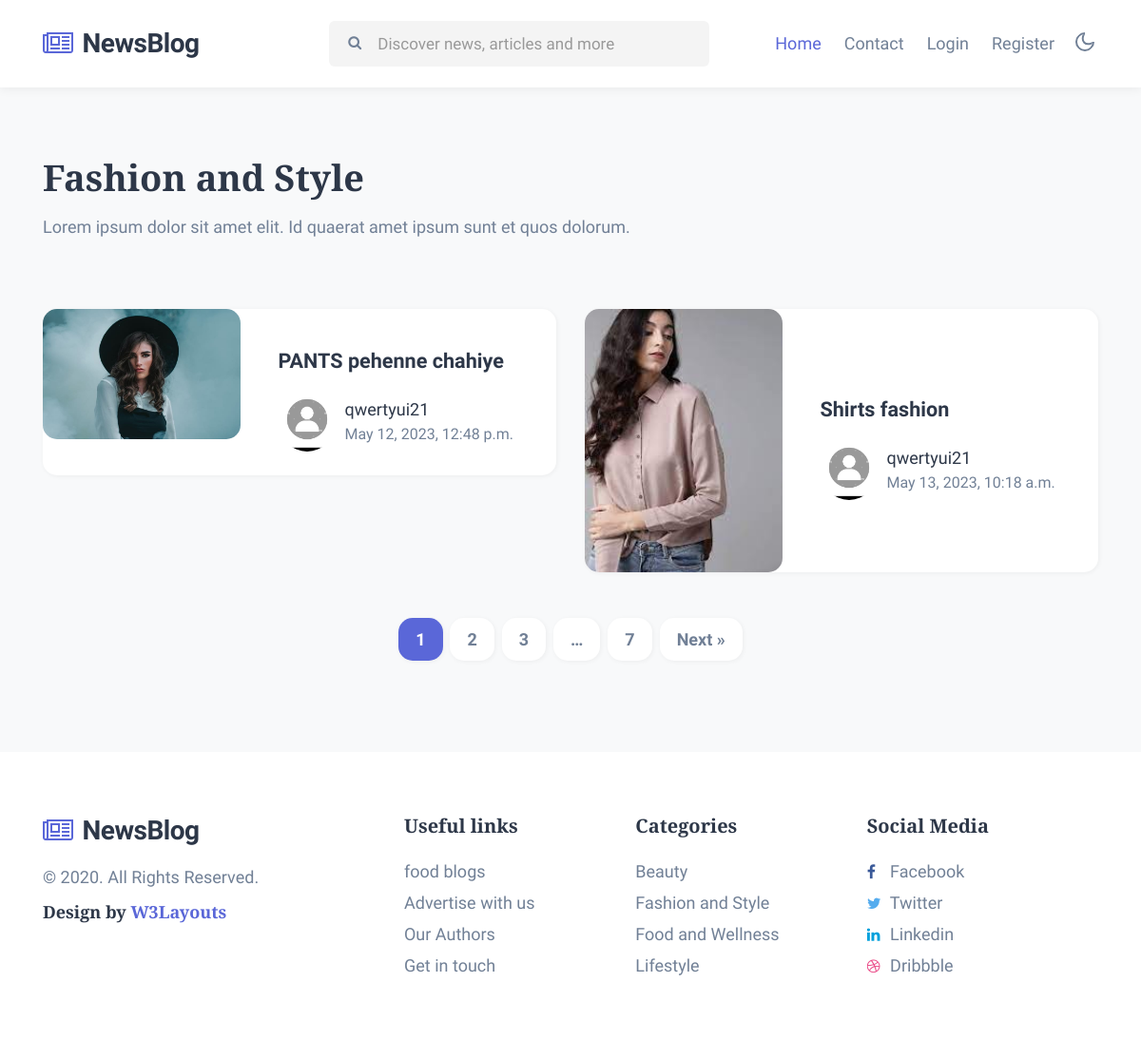
Page /fashion/ on the committed database.
### blogapp/models.py (models this page shows, shortened)
class Blog(models.Model):
    c1 = [('food', 'food'),
          ('lifestyle', 'lifestyle'),
          ('fashion', 'fashion'),
          ('beauty', 'beauty')]
    title = models.CharField(max_length=150)
    des = models.TextField()
    pic = models.FileField(upload_to='blog_photos', default='sad.jpg')
    time = models.DateTimeField(auto_now=True)
    user = models.ForeignKey(User, on_delete= models.CASCADE)
    category = models.CharField(max_length=150, choices=c1)

class User(models.Model):
    v1 = [('Male', 'Male'),
          ('Female', 'Female'),
          ('Others', 'Others')]
    first_name = models.CharField(max_length=150)
    last_name = models.CharField(max_length=150)
    email = models.EmailField(unique=True)
    username = models.CharField(max_length=100, unique=True)
    password = models.CharField(max_length=100)
    gender = models.CharField(max_length=50, choices=v1)
    pic = models.FileField(upload_to='profile_pics', default='sad.png')

### blogapp/views.py (the view)
# urls.py: path('fashion/', fashion, name='fashion'),
def fashion(request):
    l1 = Blog.objects.filter(category = 'fashion')
    try:
        u1 = User.objects.get(email = request.session['email'])
        return render(request, 'fashion.html', {'userdata':u1, 'fashion_blogs': l1})
    except:
        return render(request, 'fashion.html', {'fashion_blogs': l1})

### blogapp/templates/fashion.html
{% extends 'base.html' %}
{% load static %}
{% block content %}
<div class="w3l-homeblock2 py-5">
    <div class="container pt-md-4 pb-md-5">
        <h3 class="category-title mb-3"> Fashion and Style</h3>
        <p class="mb-sm-5 mb-4 max-width">Lorem ipsum dolor sit amet elit. Id quaerat amet ipsum sunt et quos dolorum.</p>
        <div class="row">
            {% for i in fashion_blogs %}
            <div class="col-lg-6 mt-4">
                <div class="bg-clr-white hover-box">
                    <div class="row">
                        <div class="col-sm-5 position-relative">
                            <a href="#blog-single.html" class="image-mobile">
                                <img class="card-img-bottom d-block radius-image-full" src="{{i.pic.url}}" alt="Card image cap">
                            </a>
                        </div>
                        <div class="col-sm-7 card-body blog-details align-self">
                            <a href="{% url 'single_blog' i.id %}" class="blog-desc">{{i.title}}
                            </a>
                            <div class="author align-items-center">
                                <img src="{{i.user.pic.url}}" alt="" class="img-fluid rounded-circle">
                                <ul class="blog-meta">
                                    <li>
                                        <a href="author.html">{{i.user.username}}</a>
                                    </li>
                                    <li class="meta-item blog-lesson">
                                        <span class="meta-value">{{i.time}}</span>
                                    </li>
                                </ul>
                            </div>
                        </div>
                    </div>
                </div>
            </div>
            {% endfor %}
        </div>
        <ul class="site-pagination text-center mt-md-5 mt-4">
            <li><span aria-current="page" class="page-numbers current">1</span></li>
            <li><a class="page-numbers" href="#page2">2</a></li>
            <li><a class="page-numbers" href="#page3">3</a></li>
            <li><span class="page-numbers dots">…</span></li>
            <li><a class="page-numbers" href="#page7">7</a></li>
            <li><a class="next page-numbers" href="#next">Next »</a></li>
        </ul>
    </div>
</div>
{% endblock %}

### rows in the picture
Blog: pic (picture), title "PANTS pehenne chahiye", user.pic (picture), user.username "qwertyui21", time "May 12, 2023, 12:48 p.m."
Blog: pic (picture), title "Shirts fashion", user.pic (picture), user.username "qwertyui21", time "May 13, 2023, 10:18 a.m."
